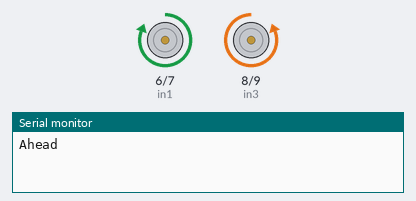
Bench run of a sketch on a simulated Arduino Uno, built with avr-gcc and run on an emulated ATmega328P. Parts: motor-driver pin pairs drawn as motors (green arrow = first pin HIGH = forward, orange = second pin HIGH = backward, longer = more drive, scaled by the enable pin), the last lines printed to the serial monitor.

Above: at 1.5 s.
At 5.5 s:
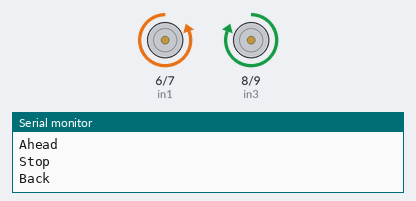
At 9.5 s:
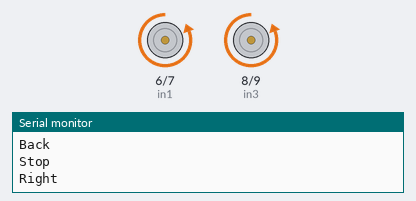
At 13.5 s:
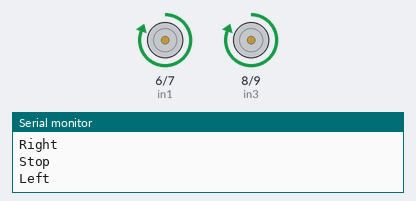
Timing chart, 0 to 20.8 s (numbered marks = the images above):
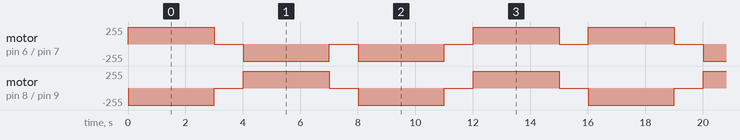

The sketch:

testMoving.ino
```cpp
// Still need to figure out how to move each engine back and forth.

int in1 = 6;
int in2 = 7;
int in3 = 8;
int in4 = 9;
int ENA = 5;
int ENB = 11;

void _mForward()
{
  digitalWrite(ENA,HIGH);
  digitalWrite(ENB,HIGH);
  digitalWrite(in1,HIGH);
  digitalWrite(in2,LOW);
  digitalWrite(in3,LOW);
  digitalWrite(in4,HIGH);
  Serial.println("Ahead");
}

void _mBack()
{
  digitalWrite(ENA,HIGH);
  digitalWrite(ENB,HIGH);
  digitalWrite(in1,LOW);
  digitalWrite(in2,HIGH);
  digitalWrite(in3,HIGH);
  digitalWrite(in4,LOW);
  Serial.println("Back");
}

void _mLeft()
{
  digitalWrite(ENA,HIGH);
  digitalWrite(ENB,HIGH);
  digitalWrite(in1,HIGH);
  digitalWrite(in2,LOW);
  digitalWrite(in3,HIGH);
  digitalWrite(in4,LOW);
  Serial.println("Left");
}

void _mRight()
{
  digitalWrite(ENA,HIGH);
  digitalWrite(ENB,HIGH);
  digitalWrite(in1,LOW);
  digitalWrite(in2,HIGH);
  digitalWrite(in3,LOW);
  digitalWrite(in4,HIGH);
  Serial.println("Right");
}

void _mStop()
{
  digitalWrite(ENA,LOW);
  digitalWrite(ENB,LOW);
  Serial.println("Stop");
}

void setup()
{
  Serial.begin(9600);
  pinMode(in1,OUTPUT);
  pinMode(in2,OUTPUT);
  pinMode(in3,OUTPUT);
  pinMode(in4,OUTPUT);
  pinMode(ENA,OUTPUT);
  pinMode(ENB,OUTPUT);
}

void loop()
{
  _mForward();
  delay(3000);
  _mStop();
  delay(1000);
  _mBack();
  delay(3000);
  _mStop();
  delay(1000);
  _mRight();
  delay(3000);
  _mStop();
  delay(1000);
  _mLeft();
  delay(3000);
  _mStop();
  delay(1000);
}
```

Measured:
- by itself, motor on pin 8 (in3) / pin 9 (in4): repeats every 8.0 s: stopped 1.0 s, forward 255/255 3.0 s, stopped 1.0 s, backward 255/255 3.0 s
- by itself, motor on pin 6 (in1) / pin 7 (in2): repeats every 16.0 s: 2 × (stopped 1.0 s, backward 255/255 3.0 s), 2 × (stopped 1.0 s, forward 255/255 3.0 s)
